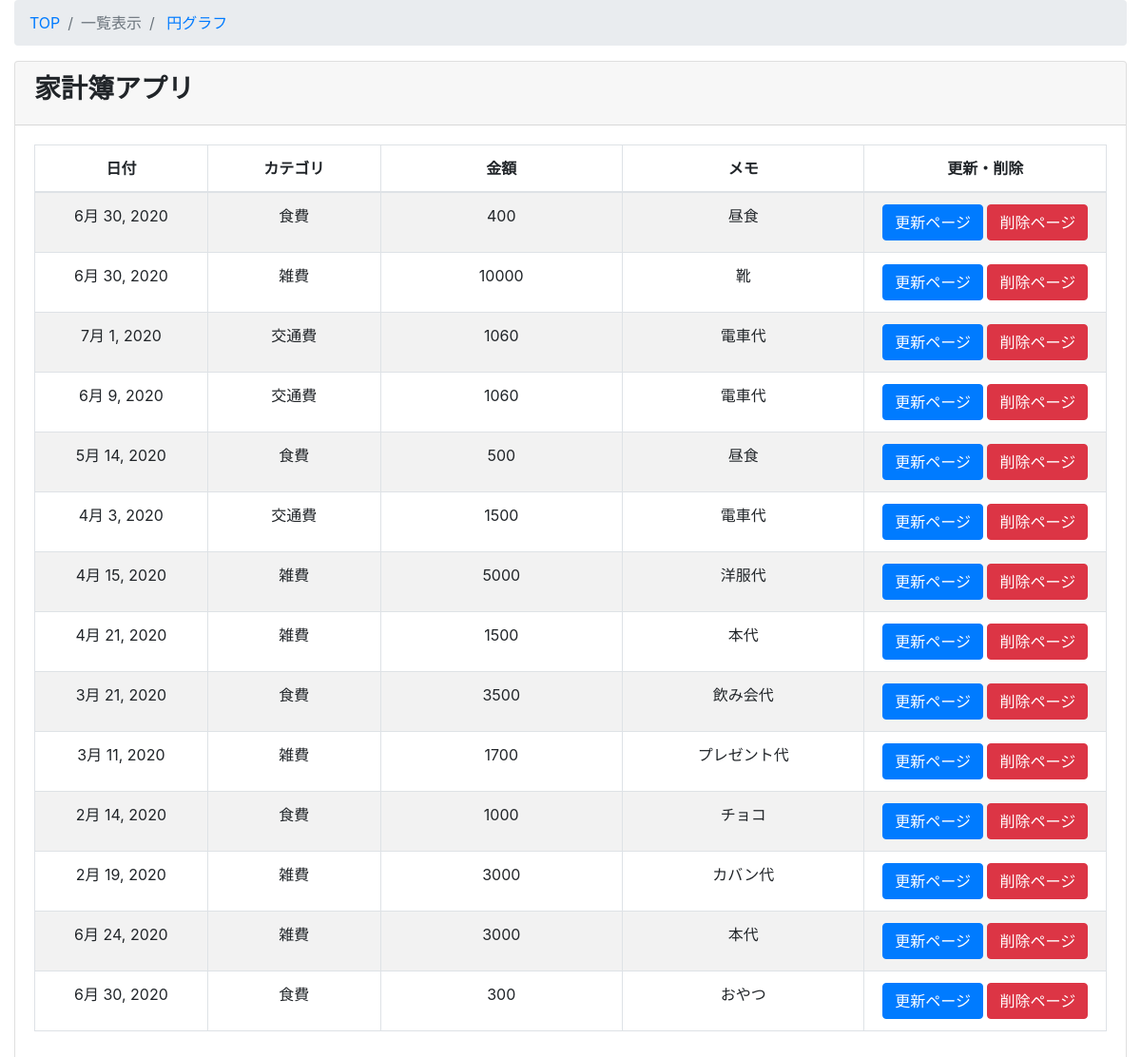
Page /kakeibo/kakeibo_list/ on the committed database.
### kakeibo/models.py (models this page shows, shortened)
class Kakeibo(models.Model):
    class Meta:
        db_table="kakeibo"
        verbose_name="家計簿"
        verbose_name_plural="家計簿"
    date=models.DateField(verbose_name="日付",default=datetime.now)
    category=models.ForeignKey(Category,on_delete=models.PROTECT,verbose_name="カテゴリ")
    money=models.IntegerField(verbose_name="金額",help_text="単位は日本円")
    memo=models.CharField(verbose_name="メモ",max_length=500)

class Category(models.Model):
    class Meta:
        db_table="category"
        verbose_name="カテゴリ"
        verbose_name_plural="カテゴリ"
    category_name=models.CharField(max_length=255,unique=True)
    def __str__(self):
        return self.category_name

### kakeibo/views.py (the view)
# urls.py: path('kakeibo_list/',views.KakeiboListView.as_view(),name='kakeibo_list'),
class KakeiboListView(ListView):
    model=Kakeibo
    template_name='kakeibo/kakeibo_list.html'
    def queryset(self):
        return Kakeibo.objects.all()

### kakeibo/templates/kakeibo/kakeibo_list.html
{% extends 'kakeibo/base.html' %}
{% block content %}
<div class="content-wrapper">
    <div class="container-fluid">
        <ol class="breadcrumb">
            <li class="breadcrumb-item">
                <a href="{% url 'kakeibo:kakeibo_list' %}">TOP</a>
            </li>
            <li class="breadcrumb-item active">一覧表示</li>
            <li class="breadcrumb-item">
                <a href="{% url 'kakeibo:kakeibo_circle' %}">円グラフ</a>
            </li>
        </ol>
        <div class="card mb-3">
            <div class="card-header">
                <h3><b>家計簿アプリ</b></h3></div>
            <div class="card-body">
                <div class="table-responsive">
                    <table id=kakeibo_list width="100%" class="table table-striped table-bordered table-hover">
                        <thead>
                            <tr>
                                <th class="text-center">日付</th>
                                <th class="text-center">カテゴリ</th>
                                <th class="text-center">金額</th>
                                <th class="text-center">メモ</th>
                                <th class="text-center">更新・削除</th>
                            </tr>
                        </thead>
                        <tbody>
                            {% for item in object_list %}
                                <tr class="odd gradeX text-center">
                                    <td class="text-center" width="100">{{ item.date }}</td>
                                    <td class="text-center" width="100">{{ item.category }}</td>
                                    <td class="text-center" width="140">{{ item.money }}</td>
                                    <td class="text-center" width="140">{{ item.memo }}</td>
                                    <td class="text-center" width="140">
                                        <a class="btn btn-primary" href="{% url 'kakeibo:kakeibo_update' item.pk %}">更新ページ</a>
                                        <a class="btn btn-danger" href="{% url 'kakeibo:kakeibo_delete' item.pk %}">削除ページ</a>
                                    </td>
                                </tr>
                            {% endfor %}
                        </tbody>
                    </table>
                </div>
            </div>
        </div>
    </div>
</div>
{% endblock content %}

### kakeibo/templates/kakeibo/base.html (shortened to what this page needs)
<!doctype html>
<html>
    <head>
        <link rel="stylesheet" href="https://maxcdn.bootstrapcdn.com/bootstrap/4.0.0-beta.2/css/bootstrap.min.css">
        <link rel="stylesheet" href="https://cdn.datatables.net/t/bs-3.3.6/jqc-1.12.0,dt-1.10.11/datatables.min.css"/>
    </head>
    <body>
        {% block content %}
        {% endblock %}
    </body>
</html>

### rows in the picture
Kakeibo: date "6月 30, 2020", category "食費", money "400", memo "昼食"
Kakeibo: date "6月 30, 2020", category "雑費", money "10000", memo "靴"
Kakeibo: date "7月 1, 2020", category "交通費", money "1060", memo "電車代"
Kakeibo: date "6月 9, 2020", category "交通費", money "1060", memo "電車代"
Kakeibo: date "5月 14, 2020", category "食費", money "500", memo "昼食"
Kakeibo: date "4月 3, 2020", category "交通費", money "1500", memo "電車代"
Kakeibo: date "4月 15, 2020", category "雑費", money "5000", memo "洋服代"
Kakeibo: date "4月 21, 2020", category "雑費", money "1500", memo "本代"
Kakeibo: date "3月 21, 2020", category "食費", money "3500", memo "飲み会代"
Kakeibo: date "3月 11, 2020", category "雑費", money "1700", memo "プレゼント代"
Kakeibo: date "2月 14, 2020", category "食費", money "1000", memo "チョコ"
Kakeibo: date "2月 19, 2020", category "雑費", money "3000", memo "カバン代"
Kakeibo: date "6月 24, 2020", category "雑費", money "3000", memo "本代"
Kakeibo: date "6月 30, 2020", category "食費", money "300", memo "おやつ"
